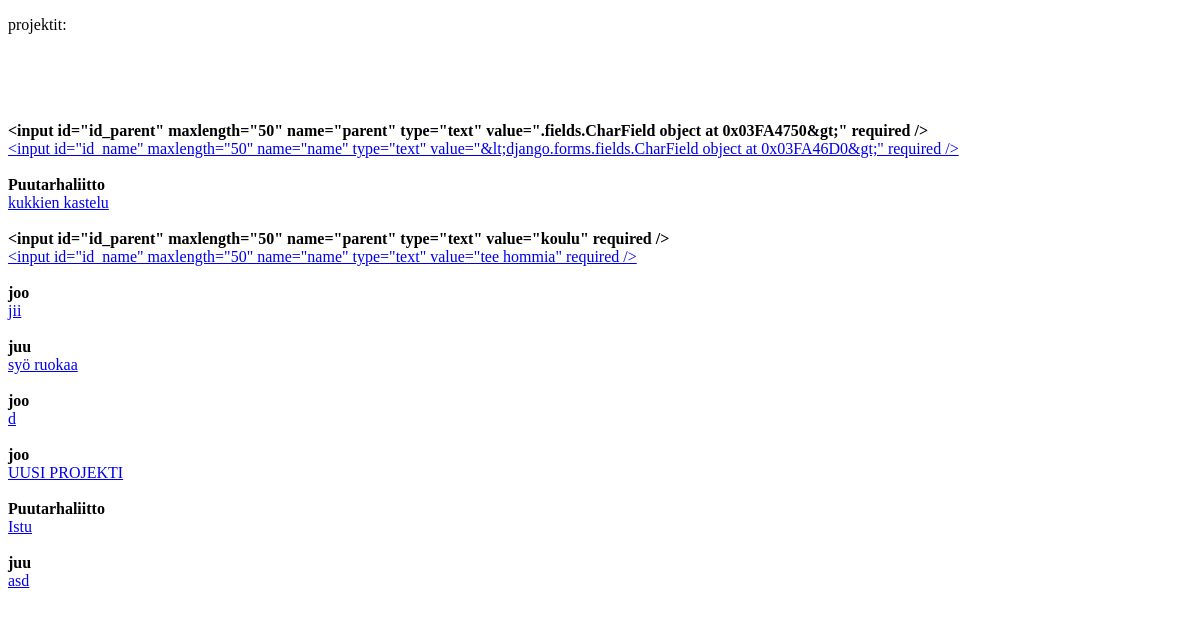
Before: /projects with the older database file.
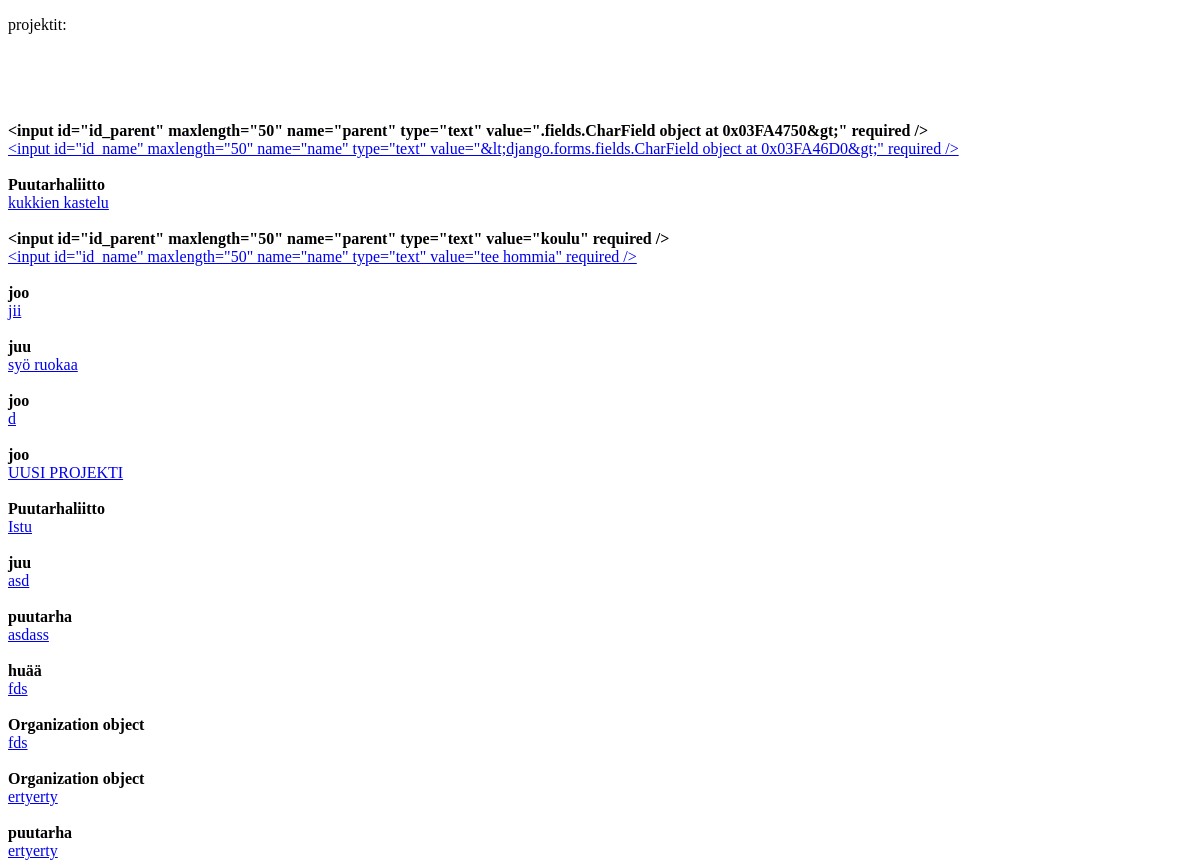
After: the same page with the newer database file.
### portfolio_manager/models.py (models this page shows, shortened)
class Project (models.Model):
  name = models.CharField(max_length=50)
  parent = models.ForeignKey('Organization', null=True,on_delete=models.CASCADE)
  history = HistoricalRecords()

class Organization (models.Model):
  name = models.CharField(max_length=50, primary_key=True)
  history = HistoricalRecords()

### portfolio_manager/views.py (the view)
# urls.py: url(r'^projects$', views.projects, name='projects'),
def projects(request):
    projects_all = Project.objects.all()
    return render(request, 'projects.html', {'projects': projects_all})

### portfolio_manager/templates/projects.html (shortened to what this page needs)
<!DOCTYPE html>
<html>
<head>
</head>
<body>
<p>
  projektit:
</p>
<br /><br />
  <div>
      {% for project in projects %}
        <b><br /><br />
            {{ project.parent.name }}
        </b><br />
      <a href="{% url 'show_project' project.pk %}">{{ project.name }}</a>
      {% endfor %}
  </div>
</body>
</html>

Changed rows visible on the page:
added Project: parent.name "puutarha", name "asdass"
added Project: parent.name "huää", name "fds"
added Project: parent.name "Organization object", name "fds"
added Project: parent.name "Organization object", name "ertyerty"
added Project: parent.name "puutarha", name "ertyerty"
